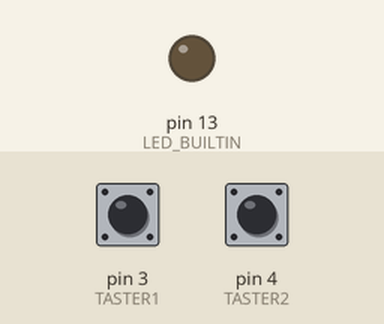
Bench run of a sketch on a simulated Arduino Uno, built with avr-gcc and run on an emulated ATmega328P. Shown: output pins drawn as LEDs (lit = HIGH). Dashed ring = blinking. Inputs (shaded band) come from the test bench; at power-on: pin 4 (TASTER2) HIGH, pin 3 (TASTER1) HIGH.

Above: at 1.2 s.
1.3 s: pin 4 (TASTER2) pulled LOW for 0.15 s
At 1.52 s:
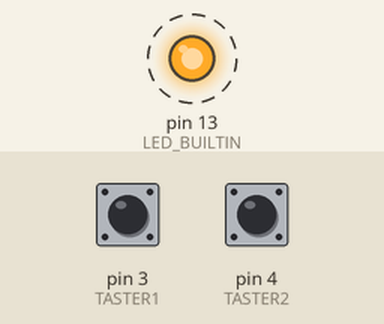
Timing chart, 0 to 12.0 s (numbered marks = the images above; inputs shaded):
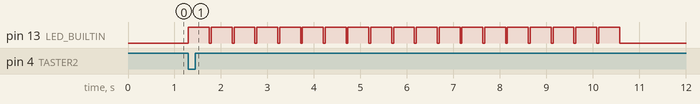

The sketch:

tag18_fernbedienung.ino
```cpp
// Tag 18 bis 24: Die Weihnachtsfernbedienung (Sender)
// Laeuft auf dem grossen Arduino Uno, ganz ohne Steckbrett.
// Bibliothek "rc-switch" (von sui77) ueber den Bibliotheksverwalter installieren.
// 433-MHz-Sender mit drei Buchse-Stecker-Kabeln direkt an den Uno:
//   VCC an 5V, GND an GND, DATA an Pin 10. Antenne 17,3 cm durch das Loch ANT.
// Zwei Drahttaster: je eine Steckbruecke in Pin 3 und Pin 4, eine dritte in GND.
//   Das Ende von Pin 3 kurz an das GND-Kabel tippen = Taste 1, Pin 4 an GND = Taste 2.
// Strom: per USB vom PC, ab Tag 20 von einer Powerbank oder einem Handy-Ladegeraet.
//
// Taste 1: Code 2412 (Kerzen an/aus)
// Taste 2: funkt einen Weihnachtsgruss Buchstabe fuer Buchstabe, danach Code 2512 (Musik)

#include <RCSwitch.h>

RCSwitch funk;
const int TASTER1 = 3;
const int TASTER2 = 4;
const char GRUSS[] = "FROHE WEIHNACHTEN!";   // hier darf ein eigener Gruss stehen (ohne Umlaute)

void setup() {
  pinMode(TASTER1, INPUT_PULLUP);
  pinMode(TASTER2, INPUT_PULLUP);
  pinMode(LED_BUILTIN, OUTPUT);
  funk.enableTransmit(10);
  funk.setRepeatTransmit(6);
}

void sende(unsigned long code) {
  digitalWrite(LED_BUILTIN, HIGH);   // die kleine LED "L" auf dem Uno zeigt: Ich funke
  funk.send(code, 24);
  digitalWrite(LED_BUILTIN, LOW);
}

void sendeGruss() {
  // Jeder Buchstabe bekommt seine Nummer dazu, damit der Empfaenger Wiederholungen erkennt:
  // Code = 100000 + Position * 256 + Buchstabe. Buchstaben nur dreimal wiederholen, sonst dauert es zu lange.
  funk.setRepeatTransmit(3);
  for (unsigned int i = 0; i < strlen(GRUSS); i++) {
    sende(100000UL + i * 256UL + (unsigned char)GRUSS[i]);
    delay(40);
  }
  funk.setRepeatTransmit(6);
  sende(2512);
}

void warteAufLoslassen() {
  while (digitalRead(TASTER1) == LOW || digitalRead(TASTER2) == LOW) delay(10);
  delay(200);
}

void loop() {
  // Nach dem Senden warten, bis die "Taste" wieder losgelassen ist. So funkt ein Antippen nur einmal.
  if (digitalRead(TASTER1) == LOW) { sende(2412); warteAufLoslassen(); }
  if (digitalRead(TASTER2) == LOW) { sendeGruss(); warteAufLoslassen(); }
}
```

Measured:
- after the input at 1.3 s, pin 13 (LED_BUILTIN): alternates HIGH for 0.45 s and LOW for 0.04 s, 38 changes in all, then stays LOW, starting at once
